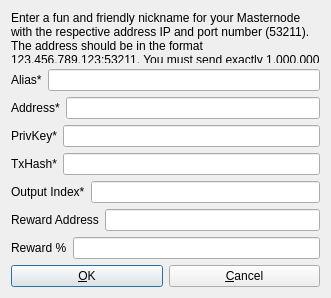
<?xml version="1.0" encoding="UTF-8"?>
<ui version="4.0">
 <class>AddEditAdrenalineNode</class>
 <widget class="QDialog" name="AddEditAdrenalineNode">
  <property name="geometry">
   <rect>
    <x>0</x>
    <y>0</y>
    <width>331</width>
    <height>298</height>
   </rect>
  </property>
  <property name="windowTitle">
   <string>Add/Edit Advantage Node</string>
  </property>
  <property name="modal">
   <bool>true</bool>
  </property>
  <layout class="QVBoxLayout" name="verticalLayout">
   <item>
    <widget class="QLabel" name="label_9">
     <property name="sizePolicy">
      <sizepolicy hsizetype="Preferred" vsizetype="Expanding">
       <horstretch>0</horstretch>
       <verstretch>0</verstretch>
      </sizepolicy>
     </property>
     <property name="text">
      <string>&lt;html&gt;&lt;head/&gt;&lt;body&gt;&lt;p&gt;Enter a fun and friendly nickname for your Masternode with the respective address IP and port number (53211). The address should be in the format 123.456.789.123:53211. You must send exactly 1,000,000 USDA to the Masternode collateral address.&lt;/p&gt;&lt;/body&gt;&lt;/html&gt;</string>
     </property>
     <property name="wordWrap">
      <bool>true</bool>
     </property>
    </widget>
   </item>
   <item>
    <layout class="QHBoxLayout" name="horizontalLayout_4">
     <property name="bottomMargin">
      <number>0</number>
     </property>
     <item>
      <widget class="QLabel" name="label_4">
       <property name="text">
        <string>Alias*</string>
       </property>
      </widget>
     </item>
     <item>
      <widget class="QLineEdit" name="aliasLineEdit"/>
     </item>
    </layout>
   </item>
   <item>
    <layout class="QHBoxLayout" name="horizontalLayout_5">
     <property name="bottomMargin">
      <number>0</number>
     </property>
     <item>
      <widget class="QLabel" name="label_6">
       <property name="text">
        <string>Address*</string>
       </property>
      </widget>
     </item>
     <item>
      <widget class="QLineEdit" name="addressLineEdit"/>
     </item>
    </layout>
   </item>
   <item>
    <layout class="QHBoxLayout" name="horizontalLayout_3">
     <property name="bottomMargin">
      <number>0</number>
     </property>
     <item>
      <widget class="QLabel" name="label_5">
       <property name="text">
        <string>PrivKey*</string>
       </property>
      </widget>
     </item>
     <item>
      <widget class="QLineEdit" name="privkeyLineEdit"/>
     </item>
    </layout>
   </item>
   <item>
    <layout class="QHBoxLayout" name="horizontalLayout_2">
     <property name="bottomMargin">
      <number>0</number>
     </property>
     <item>
      <widget class="QLabel" name="label_2">
       <property name="text">
        <string>TxHash*</string>
       </property>
      </widget>
     </item>
     <item>
      <widget class="QLineEdit" name="txhashLineEdit"/>
     </item>
    </layout>
   </item>
   <item>
    <layout class="QHBoxLayout" name="horizontalLayout_8">
     <property name="bottomMargin">
      <number>0</number>
     </property>
     <item>
      <widget class="QLabel" name="label_8">
       <property name="text">
        <string>Output Index*</string>
       </property>
      </widget>
     </item>
     <item>
      <widget class="QLineEdit" name="outputindexLineEdit"/>
     </item>
    </layout>
   </item>
   <item>
    <layout class="QHBoxLayout" name="horizontalLayout_6">
     <property name="bottomMargin">
      <number>0</number>
     </property>
     <item>
      <widget class="QLabel" name="label_3">
       <property name="text">
        <string>Reward Address</string>
       </property>
      </widget>
     </item>
     <item>
      <widget class="QLineEdit" name="rewardaddressLineEdit"/>
     </item>
    </layout>
   </item>
   <item>
    <layout class="QHBoxLayout" name="horizontalLayout_7">
     <property name="bottomMargin">
      <number>0</number>
     </property>
     <item>
      <widget class="QLabel" name="label_7">
       <property name="text">
        <string>Reward %</string>
       </property>
      </widget>
     </item>
     <item>
      <widget class="QLineEdit" name="rewardpercentageLineEdit"/>
     </item>
    </layout>
   </item>
   <item>
    <layout class="QHBoxLayout" name="horizontalLayout_Buttons">
     <item>
      <widget class="QPushButton" name="okButton">
       <property name="text">
        <string>&amp;OK</string>
       </property>
      </widget>
     </item>
     <item>
      <widget class="QPushButton" name="cancelButton">
       <property name="text">
        <string>&amp;Cancel</string>
       </property>
       <property name="autoDefault">
        <bool>false</bool>
       </property>
      </widget>
     </item>
    </layout>
   </item>
  </layout>
 </widget>
 <resources/>
 <connections/>
</ui>
